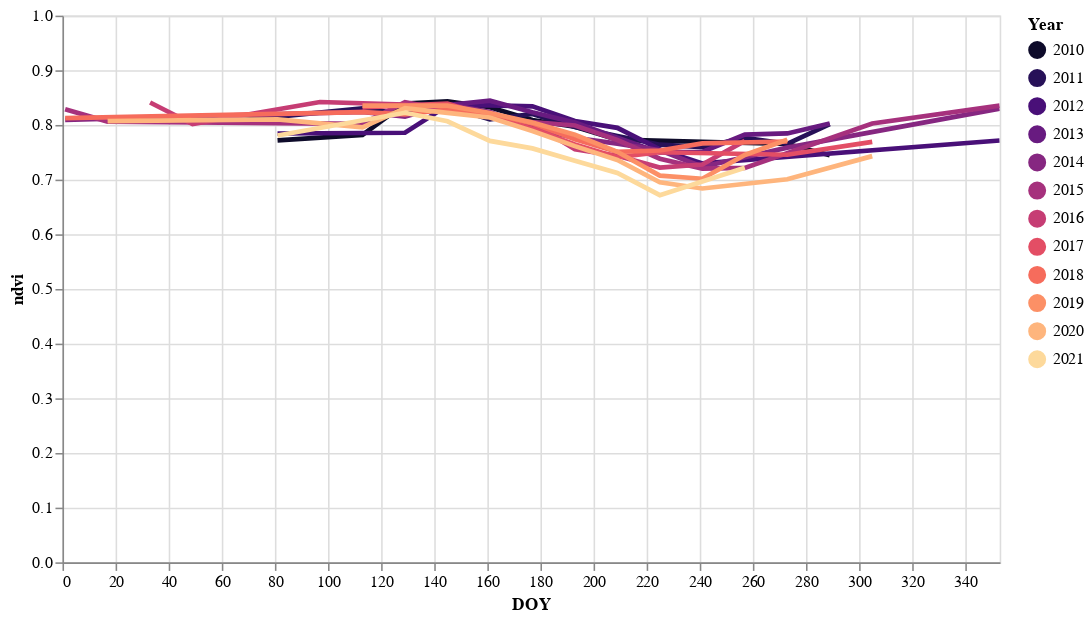

Notebook code for this chart:
### Code cell
import altair as alt
highlight = alt.selection(
    type='single', on='mouseover', fields=['Year'], nearest=True)

base = alt.Chart(ndvi_df2).encode(
    x=alt.X('DOY:Q', scale=alt.Scale(domain=[0, 353], clamp=True)),
    y=alt.Y('ndvi:Q', scale=alt.Scale(domain=[0, 1])),
    color=alt.Color('Year:O', scale=alt.Scale(scheme='magma')))

points = base.mark_circle().encode(
    opacity=alt.value(0),
    tooltip=[
        alt.Tooltip('Year:O', title='Year'),
        alt.Tooltip('DOY:Q', title='DOY'),
        alt.Tooltip('ndvi:Q', title='NDVI')
    ]).add_selection(highlight)

lines = base.mark_line().encode(
    size=alt.condition(~highlight, alt.value(1), alt.value(3)))

(points + lines).properties(width=600, height=350).interactive()

### Figure 1 — Vega-Lite specification as saved in the notebook (floating-point values rounded to 4 significant figures; data arrays with more than 128 entries replaced by an {"elided": "..."} marker saying what was removed)
{"config": {"view": {"continuousWidth": 400, "continuousHeight": 300}}, "layer": [{"mark": "circle", "encoding": {"color": {"type": "ordinal", "field": "Year", "scale": {"scheme": "magma"}}, "opacity": {"value": 0}, "tooltip": [{"type": "ordinal", "field": "Year", "title": "Year"}, {"type": "quantitative", "field": "DOY", "title": "DOY"}, {"type": "quantitative", "field": "ndvi", "title": "NDVI"}], "x": {"type": "quantitative", "field": "DOY", "scale": {"clamp": true, "domain": [0, 353]}}, "y": {"type": "quantitative", "field": "ndvi", "scale": {"domain": [0, 1]}}}, "selection": {"selector001": {"type": "single", "on": "mouseover", "fields": ["Year"], "nearest": true}, "selector002": {"type": "interval", "bind": "scales", "encodings": ["x", "y"]}}}, {"mark": "line", "encoding": {"color": {"type": "ordinal", "field": "Year", "scale": {"scheme": "magma"}}, "size": {"condition": {"value": 1, "selection": {"not": "selector001"}}, "value": 3}, "x": {"type": "quantitative", "field": "DOY", "scale": {"clamp": true, "domain": [0, 353]}}, "y": {"type": "quantitative", "field": "ndvi", "scale": {"domain": [0, 1]}}}}], "data": {"name": "data-98bd1d786e938d28281ffbe72a9c9aae"}, "height": 350, "width": 600, "$schema": "https://vega.github.io/schema/vega-lite/v4.8.1.json", "datasets": {"data-98bd1d786e938d28281ffbe72a9c9aae": {"elided": "134 records"}}}
